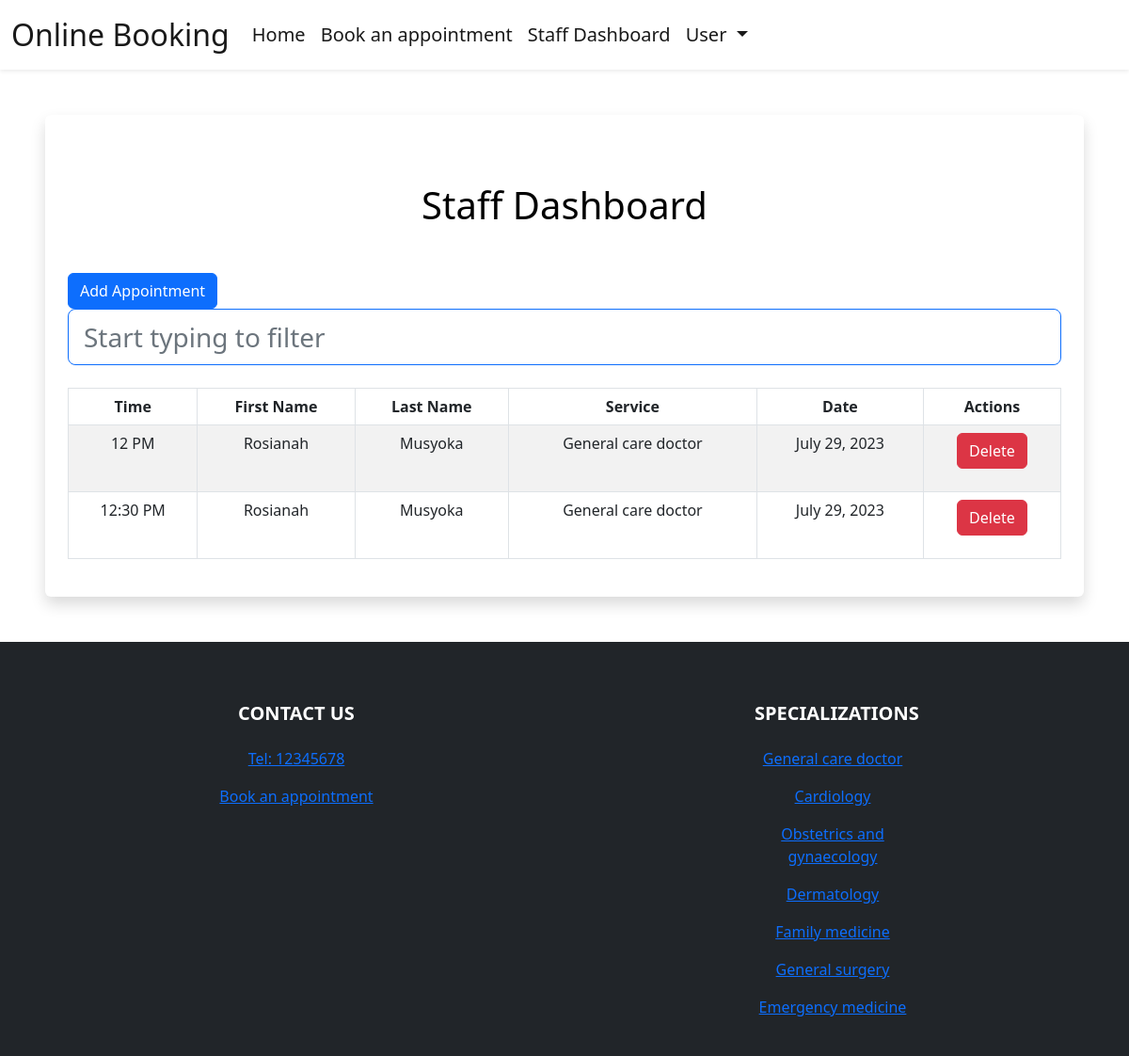
Page /staff-panel (signed in) on the committed database.
### booking/models.py (models this page shows, shortened)
class Appointment(models.Model):
    user = models.ForeignKey(User, on_delete=models.CASCADE, null=True, blank=True)
    service = models.CharField(max_length=50, choices=SERVICE_CHOICES, default="Doctor care")
    day = models.DateField(default=datetime.now)
    time = models.CharField(max_length=10, choices=TIME_CHOICES, default="3 PM")
    time_ordered = models.DateTimeField(default=datetime.now, blank=True)

### booking/views.py (the view)
# urls.py: path('staff-panel', views.staffPanel, name='staffPanel'),
def staffPanel(request):
    if request.method == 'GET':
        today = datetime.today()
        minDate = today.strftime('%Y-%m-%d')
        deltatime = today + timedelta(days=21)
        strdeltatime = deltatime.strftime('%Y-%m-%d')
        maxDate = strdeltatime
        items = Appointment.objects.filter(day__range=[minDate, maxDate]).order_by('day', 'time')
        return render(request, 'staffPanel.html', {
            'items': items,
        })

### booking/templates/staffPanel.html (shortened to what this page needs)
{% extends 'layout.html' %}
{% load static %}
{% block body %}
{% if user.is_authenticated %}
<div class="shadow p-4 mb-5 bg-body bg-body rounded text-black  m-5 ">
    <h1 class="text-center mt-5 mb-5">Staff Dashboard</h1>
    <a href="{% url 'booking' %}" class="btn btn-primary">Add Appointment</a>
    <input class="form-control form-control-lg fs-3 border border-primary" id="myInput" type="text" placeholder="Start typing to filter">
    <br>
    <div class="table-responsive">
      <table class="table table-bordered table-striped table-hover mx-auto">
          <thead>
            <tr>
              <th class="text-center" scope="col">Time</th>
              <th class="text-center" scope="col">First Name</th>
              <th class="text-center" scope="col">Last Name</th>
              <th class="text-center" scope="col">Service</th>
              <th class="text-center" scope="col">Date</th>
              <th class="text-center" scope="col">Actions</th>
            </tr>
          </thead>
          <tbody id="myTable">
              {% for item in items %}
            <tr>
              <td class="text-center">{{item.time}}</td>
              <td class="text-center">{{item.user.first_name}}</td>
              <td class="text-center">{{item.user.last_name}}</td>
              <td class="text-center">{{item.service}}</td>
              <td class="text-center">{{item.day}}</td>
              <td class="text-center">
                <form method="post" action="{% url 'delete_appointment' item.id %}">
                    <button type="submit" class="btn btn-danger">Delete</button>
                </form>
            </td>
            </tr>
              {% endfor %}
          </tbody>
        </table>
      </div>
</div>
{% else %}
<div class="shadow p-4 mb-5 bg-body bg-body rounded text-black  m-5">
  <h1 class="p-2  me-3">First Sign in!</h1>
  <a href="{% url 'login' %}" class="btn btn-primary text-white">Sign in</a>
</div>
{% endif %}
{% endblock %}

### booking/templates/layout.html (shortened to what this page needs)
{% load static %}
<!doctype html>
<html lang="en">
  <head>
    <link href="https://cdn.jsdelivr.net/npm/bootstrap@5.2.1/dist/css/bootstrap.min.css" rel="stylesheet">
  </head>
  <body>
    <header>
        <nav class="navbar bg-white navbar-white navbar-expand-lg shadow-sm">
            <div class="container-fluid">
                <a class="navbar-brand  cHover cGreen fs-2" href="{% url 'index' %}">
                    Online Booking
                </a>
                <div class="collapse navbar-collapse" id="navbarSupportedContent">
                    <ul class="navbar-nav mb-2 mb-lg-0  fs-5">
                        <li class="nav-item">
                            <a class="nav-link active cHover" aria-current="page" href="{% url 'index' %}">Home</a>
                        </li>
                        <li class="nav-item">
                            <a class="nav-link active cHover" href="{% url 'booking' %}">Book an appointment</a>
                        </li>
                        {% if user.is_authenticated %}
                        <li class="nav-item">
                            <a class="nav-link active cHover" href="{% url 'staffPanel' %}">Staff Dashboard</a>
                        </li>
                        <li class="nav-item dropdown me-3 fs-5">
                            <a class="nav-link active dropdown-toggle cHover" href="#" role="button" data-bs-toggle="dropdown" aria-expanded="false">
                              User
                            </a>
                        </li>
                        {% else %}
                        <li class="nav-item me-3">
                            <a class="nav-link active cHover" href="{% url 'register' %}">Sign in/Sign Up</a>
                        </li>
                        {% endif %}
                    </ul>
                </div>
            </div>
        </nav>
    </header>
    {% block body %}
    {% endblock %}
    <footer class="bg-dark text-white">
        <div class="container-fluid pt-3">
            <section class="">
                <div class="container text-center text-md-start mt-5">
                  <div class="row mt-3 text-center">
                    <div class="col-md-2 col-lg-2 col-xl-2 mx-auto mb-4">
                        <h5 class="text-uppercase fw-bold mb-4 textGradient" id="contact">
                            Contact Us
                        </h5>
                        <p>
                            <a href="tel: 12345678" class=""><span class="cBlue">Tel: 12345678</span></a>
                        </p>
                        <p>
                            <a class="uLine cHover" href="{% url 'booking' %}" >Book an appointment</a>
                        </p>
                    </div>
                    <div class="col-md-3 col-lg-2 col-xl-2 mx-auto mb-4">
                        <h5 class="text-uppercase fw-bold mb-4 textGradient">
                            Specializations
                        </h5>
                        <p>
                            <a href="#!" class="uLine">General care doctor</a>
                        </p>
                        <p>
                            <a href="#!" class="uLine">Cardiology</a>
                        </p>
                        <p>
                            <a href="#!" class="uLine">Obstetrics and gynaecology</a>
                        </p>
                        <p>
                            <a href="#!" class="uLine">Dermatology</a>
                        </p>
                        <p>
                            <a href="#!" class="uLine">Family medicine</a>
                        </p>
                        <p>
                            <a href="#!" class="uLine">General surgery</a>
                        </p>
                        <p>
                            <a href="#!" class="uLine">Emergency medicine</a>
                        </p>
                    </div>
                  </div>
                </div>
              </section>
        </div>
    </footer>
  </body>
</html>

### rows in the picture
Appointment: time "12 PM", user.first_name "Rosianah", user.last_name "Musyoka", service "General care doctor", day "July 29, 2023"
Appointment: time "12:30 PM", user.first_name "Rosianah", user.last_name "Musyoka", service "General care doctor", day "July 29, 2023"
